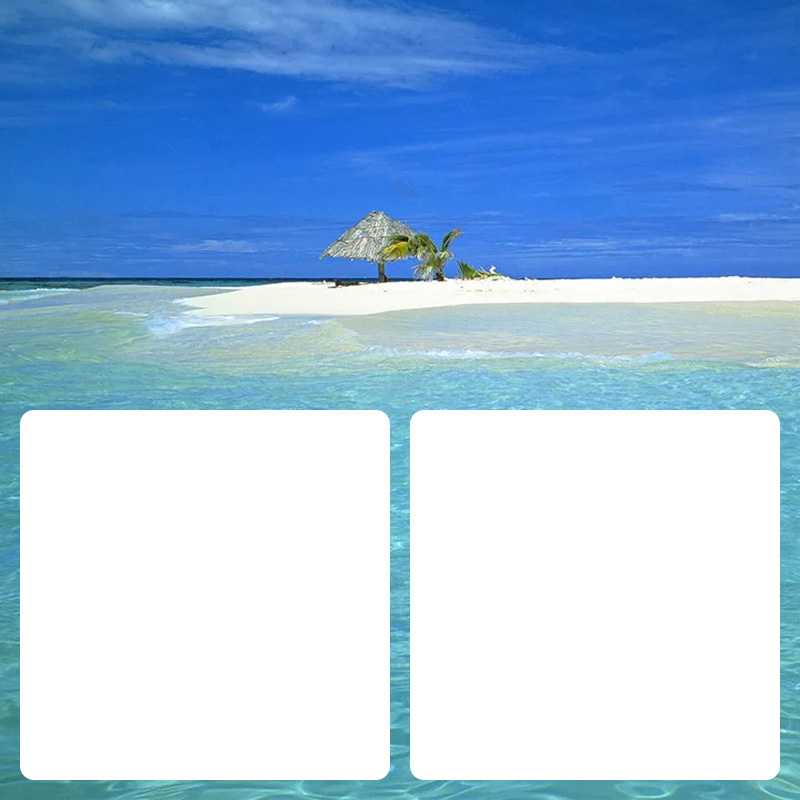
#> input picture test/thumbnail.jpg, 800 x 800 px
$ python test.py
#> lines starting #> are read from the running program, lines starting #| are printed output that depends on the picture
import numpy as np

import cv2

path = 'thumbnail.jpg'

img = cv2.imread(path)
#> img is the input picture: shape (800, 800, 3); mean B, G, R 226.2, 192.2, 159

# the image height

sum_rows = img.shape[0]
#> sum_rows = 800

# the image length

sum_cols = img.shape[1]
#> sum_cols = 800

part1 = img[0:sum_rows, 0:sum_cols // 2]
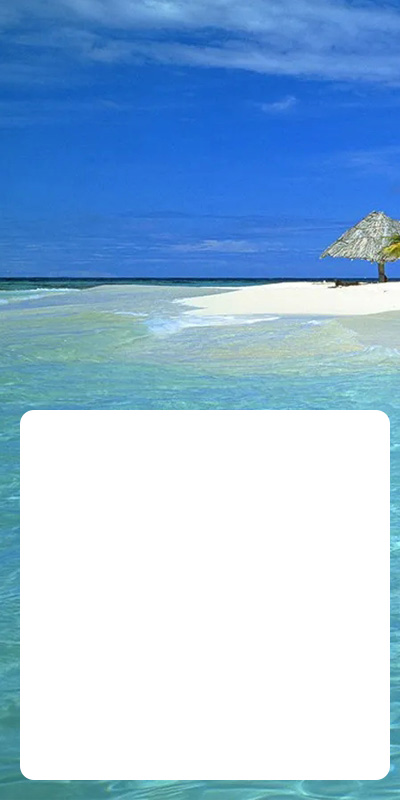
#> part1: shape (800, 400, 3); mean B, G, R 222.5, 190.1, 156

part2 = img[0:sum_rows, sum_cols // 2:sum_cols]
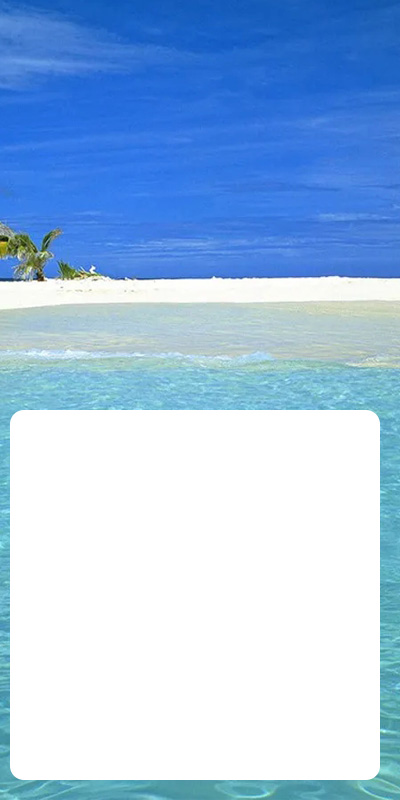
#> part2: shape (800, 400, 3); mean B, G, R 229.9, 194.3, 162.1

cv2.imshow('part1', part1)

cv2.imshow('part2', part2)

cv2.waitKey()

cv2.imwrite('1_1.jpg', part1)

cv2.imwrite('1_2.jpg', part2)
